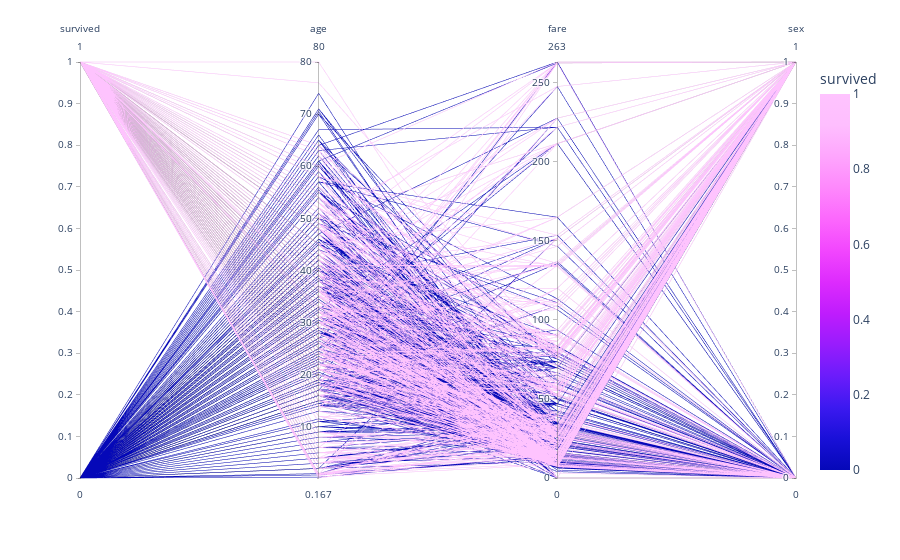

The notebook cell saved with this chart:
### Code cell
vis.get_parallel2(titanic_df)

### Figure 1 — Plotly figure (JSON) as saved in the notebook; plotly's stock layout.template omitted (floating-point values rounded to 4 significant figures; data arrays with more than 128 entries replaced by an {"elided": "..."} marker saying what was removed)
{"data": [{"dimensions": [{"label": "survived", "values": {"elided": "1309 int values"}}, {"label": "age", "values": {"elided": "1309 float values"}}, {"label": "fare", "values": {"elided": "1309 float values"}}, {"label": "sex", "values": {"elided": "1309 int values"}}], "domain": {"x": [0, 1], "y": [0, 1]}, "line": {"color": {"elided": "1309 int values"}, "coloraxis": "coloraxis"}, "name": "", "type": "parcoords"}], "layout": {"coloraxis": {"colorbar": {"title": {"text": "survived"}}, "colorscale": [[0, "#0508b8"], [0.08333, "#1910d8"], [0.1667, "#3c19f0"], [0.25, "#6b1cfb"], [0.3333, "#981cfd"], [0.4167, "#bf1cfd"], [0.5, "#dd2bfd"], [0.5833, "#f246fe"], [0.6667, "#fc67fd"], [0.75, "#fe88fc"], [0.8333, "#fea5fd"], [0.9167, "#febefe"], [1, "#fec3fe"]]}, "legend": {"tracegroupgap": 0}, "margin": {"t": 60}}}
